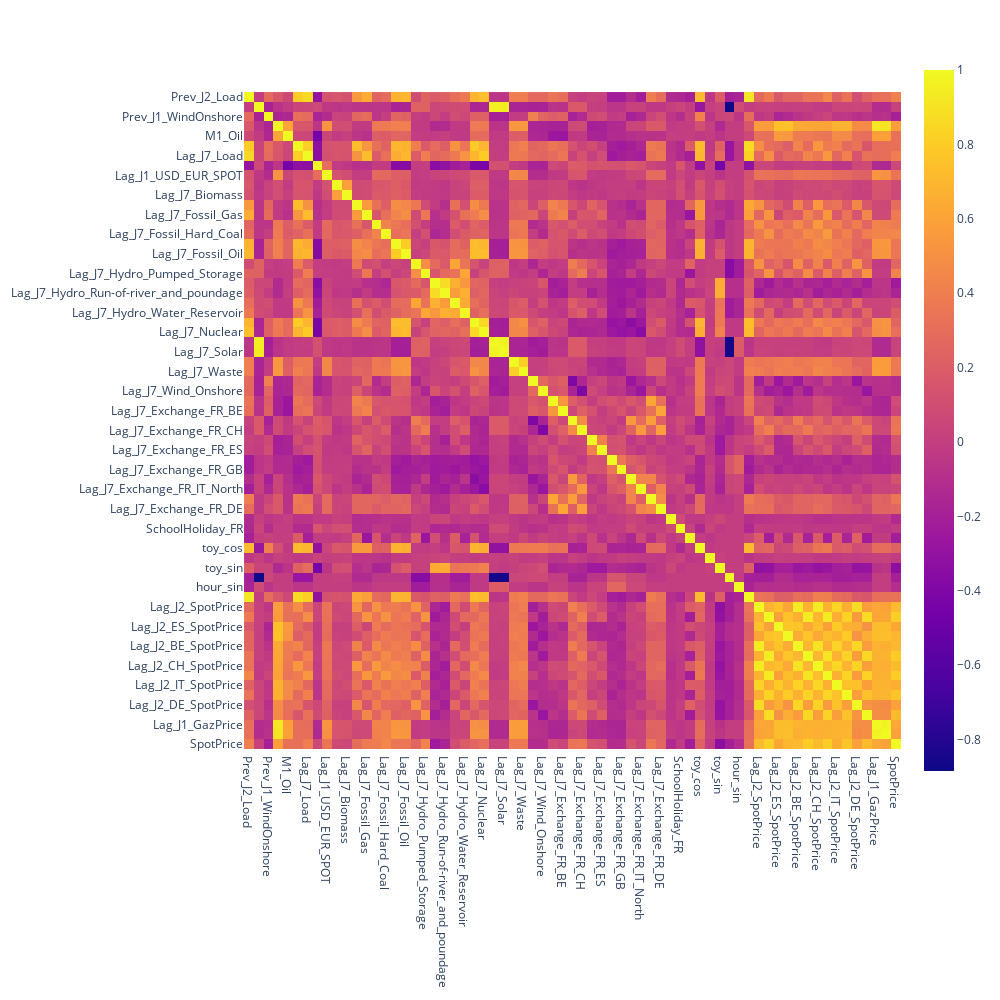

Notebook source saved alongside this figure:
### Code cell
plt.figure(figsize=(20,20))
px.imshow(df_train[features].corr("spearman"), x=features, y=features, width=1000, height=1000)

### Figure 1 — Plotly figure (JSON) as saved in the notebook; plotly's stock layout.template omitted (floating-point values rounded to 4 significant figures; data arrays with more than 128 entries replaced by an {"elided": "..."} marker saying what was removed)
{"data": [{"coloraxis": "coloraxis", "hovertemplate": "x: %{x}<br>y: %{y}<br>color: %{z}<extra></extra>", "name": "0", "type": "heatmap", "x": ["Prev_J2_Load", "Prev_J1_Solar", "Prev_J1_WindOnshore", "M1_Coal", "M1_Oil", "Lag_J2_Load", "Lag_J7_Load", "Lag_J1_GBP_EUR_SPOT", "Lag_J1_USD_EUR_SPOT", "Lag_J2_Biomass", "Lag_J7_Biomass", "Lag_J2_Fossil_Gas", "Lag_J7_Fossil_Gas", "Lag_J2_Fossil_Hard_Coal", "Lag_J7_Fossil_Hard_Coal", "Lag_J2_Fossil_Oil", "Lag_J7_Fossil_Oil", "Lag_J2_Hydro_Pumped_Storage", "Lag_J7_Hydro_Pumped_Storage", "Lag_J2_Hydro_Run-of-river_and_poundage", "Lag_J7_Hydro_Run-of-river_and_poundage", "Lag_J2_Hydro_Water_Reservoir", "Lag_J7_Hydro_Water_Reservoir", "Lag_J2_Nuclear", "Lag_J7_Nuclear", "Lag_J2_Solar", "Lag_J7_Solar", "Lag_J2_Waste", "Lag_J7_Waste", "Lag_J2_Wind_Onshore", "Lag_J7_Wind_Onshore", "Lag_J2_Exchange_FR_BE", "Lag_J7_Exchange_FR_BE", "Lag_J2_Exchange_FR_CH", "Lag_J7_Exchange_FR_CH", "Lag_J2_Exchange_FR_ES", "Lag_J7_Exchange_FR_ES", "Lag_J2_Exchange_FR_GB", "Lag_J7_Exchange_FR_GB", "Lag_J2_Exchange_FR_IT_North", "Lag_J7_Exchange_FR_IT_North", "Lag_J2_Exchange_FR_DE", "Lag_J7_Exchange_FR_DE", "PublicHoliday", "SchoolHoliday_FR", "weekday", "toy_cos", "Ponts_FR", "toy_sin", "hour_cos", "hour_sin", "Lag_J1_Prev_J2_Load", "Lag_J2_SpotPrice", "Lag_J7_SpotPrice", "Lag_J2_ES_SpotPrice", "Lag_J7_ES_SpotPrice", "Lag_J2_BE_SpotPrice", "Lag_J7_BE_SpotPrice", "Lag_J2_CH_SpotPrice", "Lag_J7_CH_SpotPrice", "Lag_J2_IT_SpotPrice", "Lag_J7_IT_SpotPrice", "Lag_J2_DE_SpotPrice", "Lag_J7_DE_SpotPrice", "Lag_J1_GazPrice", "Lag_J7_GazPrice", "SpotPrice"], "xaxis": "x", "y": ["Prev_J2_Load", "Prev_J1_Solar", "Prev_J1_WindOnshore", "M1_Coal", "M1_Oil", "Lag_J2_Load", "Lag_J7_Load", "Lag_J1_GBP_EUR_SPOT", "Lag_J1_USD_EUR_SPOT", "Lag_J2_Biomass", "Lag_J7_Biomass", "Lag_J2_Fossil_Gas", "Lag_J7_Fossil_Gas", "Lag_J2_Fossil_Hard_Coal", "Lag_J7_Fossil_Hard_Coal", "Lag_J2_Fossil_Oil", "Lag_J7_Fossil_Oil", "Lag_J2_Hydro_Pumped_Storage", "Lag_J7_Hydro_Pumped_Storage", "Lag_J2_Hydro_Run-of-river_and_poundage", "Lag_J7_Hydro_Run-of-river_and_poundage", "Lag_J2_Hydro_Water_Reservoir", "Lag_J7_Hydro_Water_Reservoir", "Lag_J2_Nuclear", "Lag_J7_Nuclear", "Lag_J2_Solar", "Lag_J7_Solar", "Lag_J2_Waste", "Lag_J7_Waste", "Lag_J2_Wind_Onshore", "Lag_J7_Wind_Onshore", "Lag_J2_Exchange_FR_BE", "Lag_J7_Exchange_FR_BE", "Lag_J2_Exchange_FR_CH", "Lag_J7_Exchange_FR_CH", "Lag_J2_Exchange_FR_ES", "Lag_J7_Exchange_FR_ES", "Lag_J2_Exchange_FR_GB", "Lag_J7_Exchange_FR_GB", "Lag_J2_Exchange_FR_IT_North", "Lag_J7_Exchange_FR_IT_North", "Lag_J2_Exchange_FR_DE", "Lag_J7_Exchange_FR_DE", "PublicHoliday", "SchoolHoliday_FR", "weekday", "toy_cos", "Ponts_FR", "toy_sin", "hour_cos", "hour_sin", "Lag_J1_Prev_J2_Load", "Lag_J2_SpotPrice", "Lag_J7_SpotPrice", "Lag_J2_ES_SpotPrice", "Lag_J7_ES_SpotPrice", "Lag_J2_BE_SpotPrice", "Lag_J7_BE_SpotPrice", "Lag_J2_CH_SpotPrice", "Lag_J7_CH_SpotPrice", "Lag_J2_IT_SpotPrice", "Lag_J7_IT_SpotPrice", "Lag_J2_DE_SpotPrice", "Lag_J7_DE_SpotPrice", "Lag_J1_GazPrice", "Lag_J7_GazPrice", "SpotPrice"], "yaxis": "y", "z": {"elided": "67x67 float values"}}], "layout": {"coloraxis": {"colorscale": [[0, "#0d0887"], [0.1111, "#46039f"], [0.2222, "#7201a8"], [0.3333, "#9c179e"], [0.4444, "#bd3786"], [0.5556, "#d8576b"], [0.6667, "#ed7953"], [0.7778, "#fb9f3a"], [0.8889, "#fdca26"], [1, "#f0f921"]]}, "height": 1000, "margin": {"t": 60}, "width": 1000, "xaxis": {"anchor": "y", "constrain": "domain", "domain": [0, 1], "scaleanchor": "y"}, "yaxis": {"anchor": "x", "autorange": "reversed", "constrain": "domain", "domain": [0, 1]}}}
